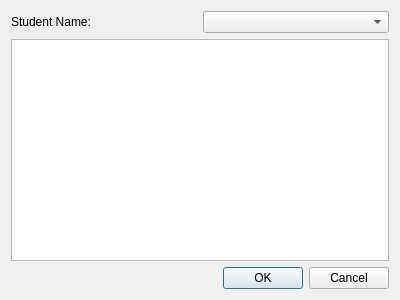
<?xml version="1.0" encoding="UTF-8"?>
<ui version="4.0">
 <class>DlgAddNotes</class>
 <widget class="QDialog" name="DlgAddNotes">
  <property name="geometry">
   <rect>
    <x>0</x>
    <y>0</y>
    <width>400</width>
    <height>300</height>
   </rect>
  </property>
  <property name="windowTitle">
   <string>Dialog</string>
  </property>
  <layout class="QVBoxLayout" name="verticalLayout">
   <item>
    <layout class="QHBoxLayout" name="horizontalLayout" stretch="0,0">
     <property name="sizeConstraint">
      <enum>QLayout::SetFixedSize</enum>
     </property>
     <property name="topMargin">
      <number>0</number>
     </property>
     <property name="bottomMargin">
      <number>0</number>
     </property>
     <item>
      <widget class="QLabel" name="label">
       <property name="text">
        <string>Student Name: </string>
       </property>
      </widget>
     </item>
     <item>
      <widget class="QComboBox" name="comboBox"/>
     </item>
    </layout>
   </item>
   <item>
    <widget class="QPlainTextEdit" name="plainTextEdit"/>
   </item>
   <item>
    <widget class="QDialogButtonBox" name="buttonBox">
     <property name="orientation">
      <enum>Qt::Horizontal</enum>
     </property>
     <property name="standardButtons">
      <set>QDialogButtonBox::Cancel|QDialogButtonBox::Ok</set>
     </property>
    </widget>
   </item>
  </layout>
 </widget>
 <resources/>
 <connections>
  <connection>
   <sender>buttonBox</sender>
   <signal>accepted()</signal>
   <receiver>DlgAddNotes</receiver>
   <slot>accept()</slot>
   <hints>
    <hint type="sourcelabel">
     <x>248</x>
     <y>254</y>
    </hint>
    <hint type="destinationlabel">
     <x>157</x>
     <y>274</y>
    </hint>
   </hints>
  </connection>
  <connection>
   <sender>buttonBox</sender>
   <signal>rejected()</signal>
   <receiver>DlgAddNotes</receiver>
   <slot>reject()</slot>
   <hints>
    <hint type="sourcelabel">
     <x>316</x>
     <y>260</y>
    </hint>
    <hint type="destinationlabel">
     <x>286</x>
     <y>274</y>
    </hint>
   </hints>
  </connection>
 </connections>
</ui>
